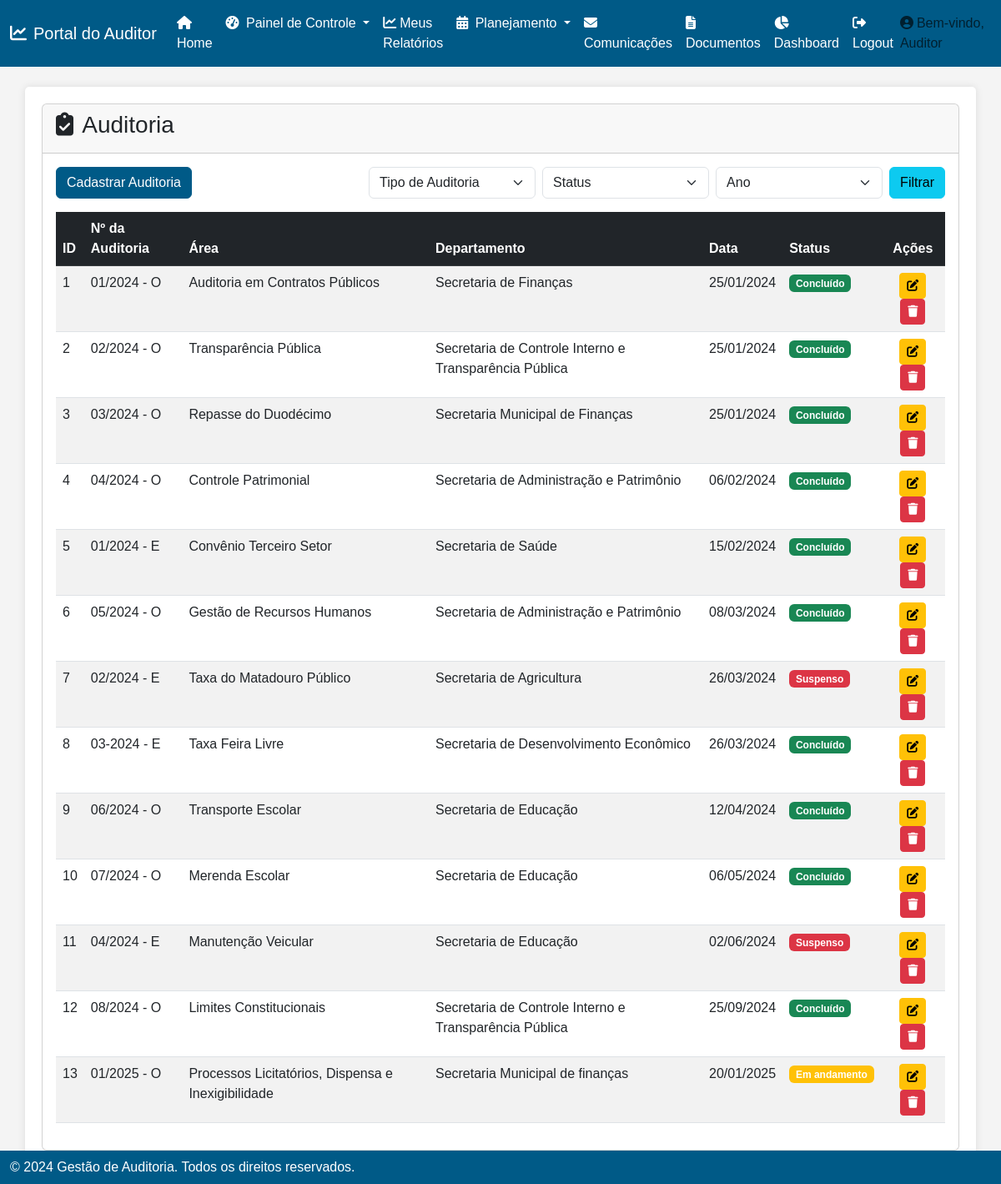
/auditoria (signed in), run on the app's committed database.
### app.py (models this page shows)
class Auditoria(db.Model):
    id = db.Column(db.Integer, primary_key=True)
    numero_auditoria = db.Column(db.String(100), nullable=False)
    area = db.Column(db.String(100), nullable=False)
    departamento = db.Column(db.String(100), nullable=False)
    data = db.Column(db.Date, nullable=False)
    status = db.Column(db.String(50), nullable=False)  # Adicionando a coluna 'status'

### app.py (the view)
@app.route('/auditoria', methods=['GET'])
def auditoria():
    if 'logged_in' not in session:
        return redirect(url_for('login'))
    auditorias = Auditoria.query.all()
    secretarias = list(set(auditoria.departamento for auditoria in auditorias))
    anos = list(set(auditoria.data.year for auditoria in auditorias))
    anos.sort(reverse=True)
    return render_template('Auditoria.html', auditorias=auditorias, secretarias=secretarias, anos=anos)

### templates/Auditoria.html (shortened to what this page needs)
{% extends "base.html" %}
{% block content %}
    <div class="card">
        <div class="card-header">
            <h3><i class="fas fa-clipboard-check me-1"></i> Auditoria</h3>
        </div>
        <div class="card-body">
            <div class="d-flex justify-content-between mb-3">
                <button class="btn btn-primary" data-bs-toggle="modal" data-bs-target="#addAuditModal">Cadastrar Auditoria</button>
                <div class="d-flex">
                    <select class="form-select d-inline-block me-2" style="width: 200px;" id="tipo_auditoria">
                        <option value="">Tipo de Auditoria</option>
                    </select>
                    <select class="form-select d-inline-block me-2" style="width: 200px;" id="status">
                        <option value="">Status</option>
                    </select>
                    <select class="form-select d-inline-block me-2" style="width: 200px;" id="ano">
                        <option value="">Ano</option>
                    </select>
                    <button class="btn btn-info" id="btnFiltrar">Filtrar</button>
                </div>
            </div>
            <div class="table-responsive">
                <table class="table table-striped">
                    <thead class="table-dark">
                        <tr>
                            <th>ID</th>
                            <th>Nº da Auditoria</th>
                            <th>Área</th>
                            <th>Departamento</th>
                            <th>Data</th>
                            <th>Status</th>
                            <th class="text-center">Ações</th>
                        </tr>
                    </thead>
                    <tbody id="auditoria-table">
                        {% if auditorias %}
                            {% for auditoria in auditorias %}
                                <tr>
                                    <td>{{ auditoria.id }}</td>
                                    <td>{{ auditoria.numero_auditoria }}</td>
                                    <td>{{ auditoria.area }}</td>
                                    <td>{{ auditoria.departamento }}</td>
                                    <td>{{ auditoria.data.strftime('%d/%m/%Y') }}</td>
                                    <td>
                                        <span class="badge
                                            {% if auditoria.status == 'Em andamento' %}bg-warning
                                            {% elif auditoria.status == 'Concluído' %}bg-success
                                            {% elif auditoria.status == 'Suspenso' %}bg-danger
                                            {% endif %}">
                                            {{ auditoria.status }}
                                        </span>
                                    </td>
                                    <td class="text-center">
                                        <a href="{{ url_for('editar_auditoria', id=auditoria.id) }}" class="btn btn-warning btn-sm">
                                            <i class="fas fa-edit"></i>
                                        </a>
                                        <form action="{{ url_for('excluir_auditoria', id=auditoria.id) }}" method="POST" style="display:inline;">
                                            <button type="submit" class="btn btn-danger btn-sm" onclick="return confirm('Tem certeza que deseja excluir?');">
                                                <i class="fas fa-trash"></i>
                                            </button>
                                        </form>
                                    </td>
                                </tr>
                            {% endfor %}
                        {% else %}
                            <tr>
                                <td colspan="7" class="text-center">Nenhuma auditoria encontrada.</td>
                            </tr>
                        {% endif %}
                    </tbody>
                </table>
            </div>
        </div>
    </div>
{% endblock %}

### templates/base.html (style rules this page uses)
body { font-family: Arial, sans-serif; background-color: #f4f4f4; }
.btn-primary { background-color: #005a87; border-color: #005a87; }
.card { margin-bottom: 20px; }

### data on the page
Auditoria: id "1", numero_auditoria "01/2024 - O", area "Auditoria em Contratos Públicos", departamento "Secretaria de Finanças", data "25/01/2024", status "Concluído"
Auditoria: id "2", numero_auditoria "02/2024 - O", area "Transparência Pública", departamento "Secretaria de Controle Interno e Transparência Pública", data "25/01/2024", status "Concluído"
Auditoria: id "3", numero_auditoria "03/2024 - O", area "Repasse do Duodécimo", departamento "Secretaria Municipal de Finanças", data "25/01/2024", status "Concluído"
Auditoria: id "4", numero_auditoria "04/2024 - O", area "Controle Patrimonial", departamento "Secretaria de Administração e Patrimônio", data "06/02/2024", status "Concluído"
Auditoria: id "5", numero_auditoria "01/2024 - E", area "Convênio Terceiro Setor", departamento "Secretaria de Saúde", data "15/02/2024", status "Concluído"
Auditoria: id "6", numero_auditoria "05/2024 - O", area "Gestão de Recursos Humanos", departamento "Secretaria de Administração e Patrimônio", data "08/03/2024", status "Concluído"
Auditoria: id "7", numero_auditoria "02/2024 - E", area "Taxa do Matadouro Público", departamento "Secretaria de Agricultura", data "26/03/2024", status "Suspenso"
Auditoria: id "8", numero_auditoria "03-2024 - E", area "Taxa Feira Livre", departamento "Secretaria de Desenvolvimento Econômico", data "26/03/2024", status "Concluído"
Auditoria: id "9", numero_auditoria "06/2024 - O", area "Transporte Escolar", departamento "Secretaria de Educação", data "12/04/2024", status "Concluído"
Auditoria: id "10", numero_auditoria "07/2024 - O", area "Merenda Escolar", departamento "Secretaria de Educação", data "06/05/2024", status "Concluído"
Auditoria: id "11", numero_auditoria "04/2024 - E", area "Manutenção Veicular", departamento "Secretaria de Educação", data "02/06/2024", status "Suspenso"
Auditoria: id "12", numero_auditoria "08/2024 - O", area "Limites Constitucionais", departamento "Secretaria de Controle Interno e Transparência Pública", data "25/09/2024", status "Concluído"
Auditoria: id "13", numero_auditoria "01/2025 - O", area "Processos Licitatórios, Dispensa e Inexigibilidade", departamento "Secretaria Municipal de finanças", data "20/01/2025", status "Em andamento"
